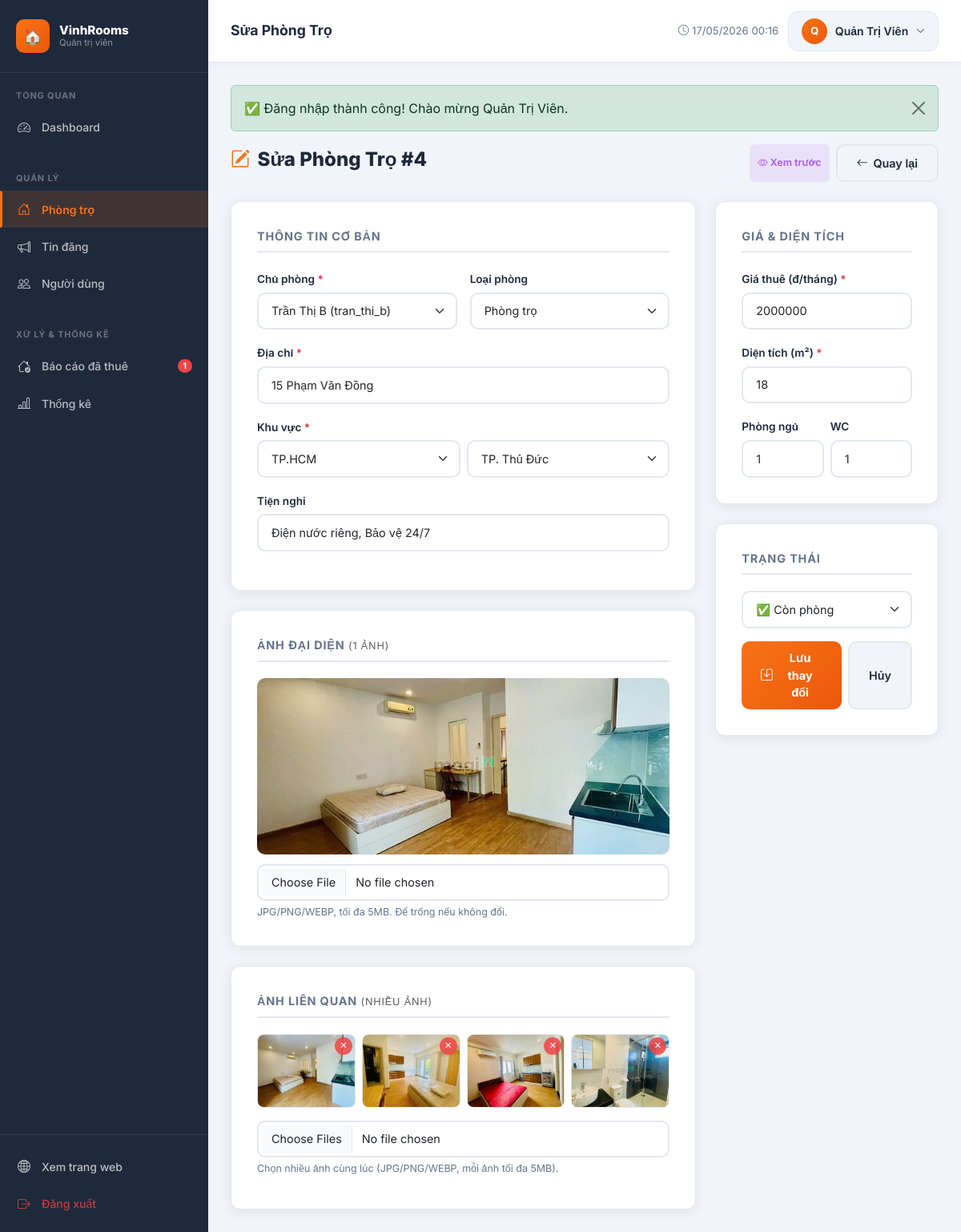
Screenshot of /admin/rooms/edit.php?id=4 (signed in) with the database file from the repository.
### tables this page shows
CREATE TABLE `users` (
  `id` int(10) UNSIGNED NOT NULL,
  `username` varchar(50) NOT NULL,
  `email` varchar(100) NOT NULL,
  `password` varchar(255) NOT NULL,
  `ho_ten` varchar(100) NOT NULL,
  `so_dien_thoai` varchar(15) DEFAULT NULL,
  `dia_chi` varchar(255) DEFAULT NULL,
  `avatar` varchar(255) DEFAULT 'default_avatar.png',
  `role` enum('admin','user') NOT NULL DEFAULT 'user',
  `trang_thai` enum('active','inactive','banned') NOT NULL DEFAULT 'active',
  `created_at` datetime NOT NULL DEFAULT current_timestamp(),
  `updated_at` datetime NOT NULL DEFAULT current_timestamp() ON UPDATE current_timestamp()
);

CREATE TABLE `phong_tro` (
  `id` int(10) UNSIGNED NOT NULL,
  `user_id` int(10) UNSIGNED NOT NULL,
  `loai_phong_id` int(10) UNSIGNED DEFAULT NULL,
  `khu_vuc_id` int(10) UNSIGNED DEFAULT NULL,
  `gia_goc` decimal(12,0) NOT NULL COMMENT 'VND/tháng',
  `dien_tich` float NOT NULL COMMENT 'm2',
  `dia_chi` varchar(255) NOT NULL,
  `so_phong_ngu` tinyint(3) UNSIGNED DEFAULT 1,
  `so_wc` tinyint(3) UNSIGNED DEFAULT 1,
  `tien_nghi` text DEFAULT NULL COMMENT 'JSON hoặc text mô tả tiện nghi',
  `hinh_anh` varchar(255) DEFAULT NULL COMMENT 'Ảnh đại diện',
  `trang_thai` enum('co_san','da_cho_thue') NOT NULL DEFAULT 'co_san',
  `created_at` datetime NOT NULL DEFAULT current_timestamp(),
  `updated_at` datetime NOT NULL DEFAULT current_timestamp() ON UPDATE current_timestamp()
);

CREATE TABLE `loai_phong` (
  `id` int(10) UNSIGNED NOT NULL,
  `ten` varchar(100) NOT NULL,
  `mo_ta` text DEFAULT NULL
);

CREATE TABLE `hinh_anh_phong` (
  `id` int(10) UNSIGNED NOT NULL,
  `phong_id` int(10) UNSIGNED NOT NULL,
  `duong_dan` varchar(255) NOT NULL,
  `thu_tu` tinyint(3) UNSIGNED DEFAULT 0,
  `created_at` datetime NOT NULL DEFAULT current_timestamp()
);

### admin/rooms/edit.php (the view, shortened to what this page needs)
<?php
require_once __DIR__ . '/../../includes/functions.php';
$db = getDB();
$id = (int)($_GET['id'] ?? 0);
$room = $db->query("SELECT * FROM phong_tro WHERE id = $id LIMIT 1")->fetch_assoc();
$categories  = $db->query("SELECT * FROM loai_phong ORDER BY ten")->fetch_all(MYSQLI_ASSOC);
$users       = $db->query("SELECT id, ho_ten, username FROM users WHERE role='user' ORDER BY ho_ten")->fetch_all(MYSQLI_ASSOC);
$khuvuc_list = $db->query("SELECT * FROM khu_vuc ORDER BY tinh_thanh, phuong_xa")->fetch_all(MYSQLI_ASSOC);
$extra_imgs  = $db->query("SELECT * FROM hinh_anh_phong WHERE phong_id = $id ORDER BY thu_tu, id")->fetch_all(MYSQLI_ASSOC);
$kv_by_tinh = [];
foreach ($khuvuc_list as $kv) {
    $kv_by_tinh[$kv['tinh_thanh']][] = $kv;
}
$curKV = null;
if (!empty($room['khu_vuc_id'])) {
    $curKV = $db->query("SELECT * FROM khu_vuc WHERE id = {$room['khu_vuc_id']} LIMIT 1")->fetch_assoc();
}
$form   = $room;
$pageTitle = 'Sửa Phòng Trọ';
require_once __DIR__ . '/../../includes/admin_header.php';
?>
<div class="page-header">
    <h1 class="page-title"><span class="icon"><i class="bi bi-pencil-square"></i></span><?= $pageTitle ?> #<?= $id ?></h1>
    <div class="d-flex gap-2">
        <a href="<?= BASE_URL ?>/room-detail.php?id=<?= $id ?>" class="btn-action view" target="_blank">
            <i class="bi bi-eye"></i> Xem trước
        </a>
        <a href="<?= BASE_URL ?>/admin/rooms/index.php" class="btn-admin-secondary">
            <i class="bi bi-arrow-left"></i> Quay lại
        </a>
    </div>
</div>
<form method="POST" enctype="multipart/form-data">
    <div class="row g-4">
        <div class="col-lg-8">
            <div class="admin-form-card mb-4">
                <div class="form-section-title">Thông tin cơ bản</div>
                <div class="row g-3 mb-3">
                    <div class="col-md-6">
                        <label class="form-label">Chủ phòng <span class="text-danger">*</span></label>
                        <select name="user_id" class="form-select" required>
                            <?php foreach ($users as $u): ?>
                            <option value="<?= $u['id'] ?>" <?= $form['user_id'] == $u['id'] ? 'selected' : '' ?>>
                                <?= e($u['ho_ten']) ?> (<?= e($u['username']) ?>)
                            </option>
                            <?php endforeach; ?>
                        </select>
                    </div>
                    <div class="col-md-6">
                        <label class="form-label">Loại phòng</label>
                        <select name="loai_phong_id" class="form-select">
                            <?php foreach ($categories as $cat): ?>
                            <option value="<?= $cat['id'] ?>" <?= $form['loai_phong_id'] == $cat['id'] ? 'selected' : '' ?>>
                                <?= e($cat['ten']) ?>
                            </option>
                            <?php endforeach; ?>
                        </select>
                    </div>
                </div>
                <div class="mb-3">
                    <label class="form-label">Địa chỉ <span class="text-danger">*</span></label>
                    <input type="text" name="dia_chi" class="form-control" value="<?= e($form['dia_chi']) ?>" required>
                </div>
                <div class="mb-3">
                    <label class="form-label">Khu vực <span class="text-danger">*</span></label>
                    <div class="row g-2">
                        <div class="col-md-6">
                            <select id="sel_tinh" class="form-select" required>
                                <?php foreach (array_keys($kv_by_tinh) as $tinh): ?>
                                <option value="<?= e($tinh) ?>" <?= ($curKV && $curKV['tinh_thanh'] === $tinh) ? 'selected' : '' ?>>
                                    <?= e($tinh) ?>
                                </option>
                                <?php endforeach; ?>
                            </select>
                        </div>
                        <div class="col-md-6">
                            <select id="sel_phuong" name="khu_vuc_id" class="form-select" required>
                                <option value="">-- Chọn Phường/Xã --</option>
                            </select>
                        </div>
                    </div>
                </div>
                <div class="mb-3">
                    <label class="form-label">Tiện nghi</label>
                    <input type="text" name="tien_nghi" class="form-control"
                           value="<?= e($form['tien_nghi'] ?? '') ?>"
                           placeholder="Điều hòa, Tủ lạnh, WC riêng ...">
                </div>
            </div>
            <div class="admin-form-card mb-4">
                <div class="form-section-title">Ảnh đại diện <small class="text-muted fw-normal">(1 ảnh)</small></div>
                <?php if ($form['hinh_anh']): ?>
                <img id="avatarPreview" src="<?= getImageUrl($form['hinh_anh']) ?>"
                     style="width:100%;border-radius:10px;max-height:220px;object-fit:cover;margin-bottom:.75rem">
                <?php else: ?>
                <img id="avatarPreview" src="" style="display:none;width:100%;border-radius:10px;max-height:220px;object-fit:cover;margin-bottom:.75rem">
                <?php endif; ?>
                <input type="file" name="hinh_anh" class="form-control" accept="image/*" id="avatarUpload">
                <div class="form-text">JPG/PNG/WEBP, tối đa 5MB. Để trống nếu không đổi.</div>
            </div>
            <div class="admin-form-card">
                <div class="form-section-title">Ảnh liên quan <small class="text-muted fw-normal">(nhiều ảnh)</small></div>
                <?php if (!empty($extra_imgs)): ?>
                <div class="row g-2 mb-3" id="extraImgGrid">
                    <?php foreach ($extra_imgs as $img): ?>
                    <div class="col-4 col-md-3 position-relative" id="img-wrap-<?= $img['id'] ?>">
                        <img src="<?= getImageUrl($img['duong_dan']) ?>"
                             style="width:100%;aspect-ratio:4/3;object-fit:cover;border-radius:8px;border:1px solid #e5e7eb">
                        <form method="POST" style="margin:0"
                              onsubmit="return confirm('Xóa ảnh này?')">
                            <button type="submit"
                                    style="position:absolute;top:4px;right:8px;background:rgba(239,68,68,.85);
                                           color:#fff;border:none;border-radius:50%;width:22px;height:22px;
                                           font-size:.7rem;cursor:pointer;line-height:1;padding:0"
                                    title="Xóa ảnh này">✕</button>
                        </form>
                    </div>
                    <?php endforeach; ?>
                </div>
                <?php else: ?>
                <p class="text-muted small mb-3"><i class="bi bi-image me-1"></i>Chưa có ảnh liên quan.</p>
                <?php endif; ?>
                <input type="file" name="hinh_lien_quan[]" class="form-control" accept="image/*"
                       id="extraUpload" multiple>
                <div class="form-text">Chọn nhiều ảnh cùng lúc (JPG/PNG/WEBP, mỗi ảnh tối đa 5MB).</div>
            </div>
        </div>
        <div class="col-lg-4">
            <div class="admin-form-card mb-4">
                <div class="form-section-title">Giá & Diện tích</div>
                <div class="mb-3">
                    <label class="form-label">Giá thuê (đ/tháng) <span class="text-danger">*</span></label>
                    <input type="number" name="gia_goc" class="form-control"
                           value="<?= $form['gia_goc'] ?>" min="0" step="100000" required>
                </div>
                <div class="mb-3">
                    <label class="form-label">Diện tích (m²) <span class="text-danger">*</span></label>
                    <input type="number" name="dien_tich" class="form-control"
                           value="<?= $form['dien_tich'] ?>" min="1" step="0.5" required>
                </div>
                <div class="row g-2">
                    <div class="col-6">
                        <label class="form-label">Phòng ngủ</label>
                        <input type="number" name="so_phong_ngu" class="form-control"
                               value="<?= $form['so_phong_ngu'] ?>" min="1" max="10">
                    </div>
                    <div class="col-6">
                        <label class="form-label">WC</label>
                        <input type="number" name="so_wc" class="form-control"
                               value="<?= $form['so_wc'] ?>" min="1" max="10">
                    </div>
                </div>
            </div>
            <div class="admin-form-card">
                <div class="form-section-title">Trạng thái</div>
                <select name="trang_thai" class="form-select mb-3">
                    <option value="co_san"       <?= $form['trang_thai'] === 'co_san'       ? 'selected' : '' ?>>✅ Còn phòng</option>
                </select>
                <div class="d-flex gap-2">
                    <button type="submit" class="btn-admin-primary flex-fill justify-content-center">
                        <i class="bi bi-save"></i> Lưu thay đổi
                    </button>
                    <a href="<?= BASE_URL ?>/admin/rooms/index.php" class="btn-admin-secondary">Hủy</a>
                </div>
            </div>
        </div>
    </div>
</form>
<?php require_once __DIR__ . '/../../includes/admin_footer.php'; ?>

### includes/admin_header.php (shortened to what this page needs)
<?php
require_once __DIR__ . '/functions.php';
$currentUser = getCurrentUser();
$currentPage = basename($_SERVER['PHP_SELF']);
$currentDir  = basename(dirname($_SERVER['PHP_SELF']));
$_db_header = getDB();
$_pending_bao_cao = 0;
$_r = @$_db_header->query("SELECT COUNT(*) FROM bao_cao_da_thue WHERE trang_thai = 'cho_duyet'");
if ($_r) $_pending_bao_cao = (int)$_r->fetch_row()[0];
?>
<!DOCTYPE html>
<html lang="vi">
<head>
    <link rel="stylesheet" href="https://cdn.jsdelivr.net/npm/bootstrap@5.3.3/dist/css/bootstrap.min.css">
    <link rel="stylesheet" href="https://cdn.jsdelivr.net/npm/bootstrap-icons@1.11.3/font/bootstrap-icons.min.css">
    <link rel="stylesheet" href="<?= BASE_URL ?>/assets/css/admin.css">
</head>
<body class="admin-body">
<aside class="admin-sidebar" id="adminSidebar">
    <div class="sidebar-logo">
        <div class="logo-icon">🏠</div>
        <div class="brand">VinhRooms<small>Quản trị viên</small></div>
    </div>
    <div class="sidebar-section">
        <span class="sidebar-section-label">Tổng quan</span>
        <a href="<?= BASE_URL ?>/admin/index.php" class="sidebar-link <?= ($currentDir === 'admin' && $currentPage === 'index.php') ? 'active' : '' ?>">
            <span class="icon"><i class="bi bi-speedometer2"></i></span> Dashboard
        </a>
    </div>
    <div class="sidebar-section">
        <span class="sidebar-section-label">Quản lý</span>
        <a href="<?= BASE_URL ?>/admin/rooms/index.php" class="sidebar-link <?= ($currentDir === 'rooms') ? 'active' : '' ?>">
            <span class="icon"><i class="bi bi-house-door"></i></span> Phòng trọ
        </a>
        <a href="<?= BASE_URL ?>/admin/tin-dang/index.php" class="sidebar-link <?= ($currentDir === 'tin-dang') ? 'active' : '' ?>">
            <span class="icon"><i class="bi bi-megaphone"></i></span> Tin đăng
        </a>
        <a href="<?= BASE_URL ?>/admin/users/index.php" class="sidebar-link <?= ($currentDir === 'users') ? 'active' : '' ?>">
            <span class="icon"><i class="bi bi-people"></i></span> Người dùng
        </a>
    </div>
    <div class="sidebar-section">
        <span class="sidebar-section-label">Xử lý & Thống kê</span>
        <a href="<?= BASE_URL ?>/admin/bao-cao-da-thue/index.php"
           class="sidebar-link <?= ($currentDir === 'bao-cao-da-thue') ? 'active' : '' ?>"
           style="position:relative">
            <span class="icon"><i class="bi bi-house-check"></i></span> Báo cáo đã thuê
            <?php if ($_pending_bao_cao > 0): ?>
            <span style="margin-left:auto;background:#ef4444;color:#fff;font-size:.65rem;padding:1px 7px;border-radius:999px;font-weight:700">
                <?= $_pending_bao_cao ?>
            </span>
            <?php endif; ?>
        </a>
        <a href="<?= BASE_URL ?>/admin/reports/index.php" class="sidebar-link <?= ($currentDir === 'reports') ? 'active' : '' ?>">
            <span class="icon"><i class="bi bi-bar-chart-line"></i></span> Thống kê
        </a>
    </div>
    <div class="sidebar-section" style="margin-top:auto;border-top:1px solid rgba(255,255,255,.08);padding-top:1rem;">
        <a href="<?= BASE_URL ?>/index.php" class="sidebar-link" target="_blank">
            <span class="icon"><i class="bi bi-globe2"></i></span> Xem trang web
        </a>
        <a href="<?= BASE_URL ?>/auth/logout.php" class="sidebar-link" style="color:rgba(239,68,68,.8)">
            <span class="icon"><i class="bi bi-box-arrow-right"></i></span> Đăng xuất
        </a>
    </div>
</aside>
<div class="admin-main">
    <div class="admin-topbar">
        <div class="topbar-left">
            <span class="topbar-title"><?= $pageTitle ?? 'Dashboard' ?></span>
        </div>
        <div class="topbar-right">
            <span style="font-size:.82rem;color:var(--admin-muted)">
                <i class="bi bi-clock me-1"></i><?= date('d/m/Y H:i') ?>
            </span>
            <div class="dropdown">
                <button class="admin-user-btn" data-bs-toggle="dropdown">
                    <div class="admin-user-avatar">
                        <?= strtoupper(mb_substr($currentUser['ho_ten'] ?? 'A', 0, 1)) ?>
                    </div>
                    <?= e($currentUser['ho_ten'] ?? 'Admin') ?>
                    <i class="bi bi-chevron-down" style="font-size:.7rem"></i>
                </button>
            </div>
        </div>
    </div>
    <div class="admin-content">

### rows the page displays
users: ho_ten "Q", ho_ten "Quản Trị Viên"
phong_tro: user_id "Trần Thị B (tran_thi_b)", loai_phong_id "Phòng trọ", dia_chi "15 Phạm Văn Đồng", tien_nghi "Điện nước riêng, Bảo vệ 24/7", hinh_anh (picture), gia_goc "2000000", dien_tich "18", so_phong_ngu "1", so_wc "1", trang_thai "✅ Còn phòng"
hinh_anh_phong: duong_dan (picture)
hinh_anh_phong: duong_dan (picture)
hinh_anh_phong: duong_dan (picture)
hinh_anh_phong: duong_dan (picture)

### other values shown
$_pending_bao_cao "1"
$pageTitle "Sửa Phòng Trọ"
$icon "✅"
$msg "Đăng nhập thành công! Chào mừng Quản Trị Viên."
$id "4"
form field value "TP.HCM"
